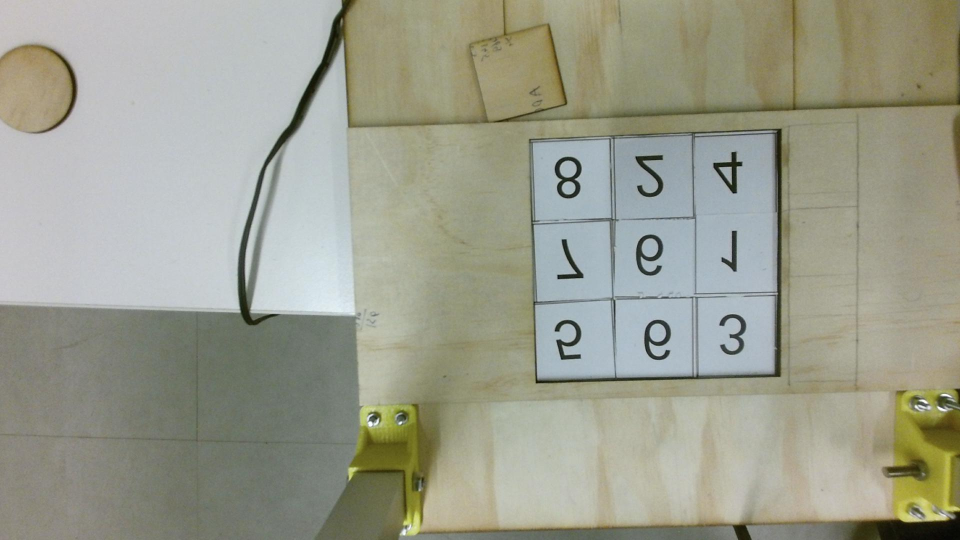
%> input picture Mohammad/TestImage.jpg, 1920 x 1080 px (shown at 1/2 size)
$ octave --eval "result = scanBlockB(imread('TestImage.jpg'));"   (GNU Octave 9; MATLAB toolbox functions it lacks are replaced by stand-ins)
%> lines starting %> are read from the running program, lines starting %| are printed output that depends on the picture
function [scannedNum] = scanBlockB(rgb)
I = rgb;
%> I is the input picture: size 1080x1920x3 uint8; mean R, G, B 155.4, 157, 141.6
idisp(I)
%> (this line was passed over: idisp is not available in this run)
I2 = imcrop(I,[1700 560 150 150]); %[initial u ,initial v,Length, width]
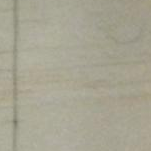
%> I2: size 151x151x3 uint8; mean R, G, B 167.6, 164.4, 146.5
% subplot(1,2,1)
figure;
idisp(I)
%> (this line was passed over: idisp is not available in this run)
title('Original Image')
% subplot(1,2,2)
figure;
idisp(I2)
%> (this line was passed over: idisp is not available in this run)
title('Cropped Image')
colorImage = I2;
%  colorImage = imread('testing.jpg');
I = rgb2gray(colorImage);
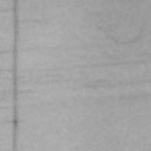
%> I: size 151x151 uint8; min 111, max 179, mean 163.2

% Detect MSER regions.
%> (the run ends here)

$ run again, on Mohammad/cali.jpg
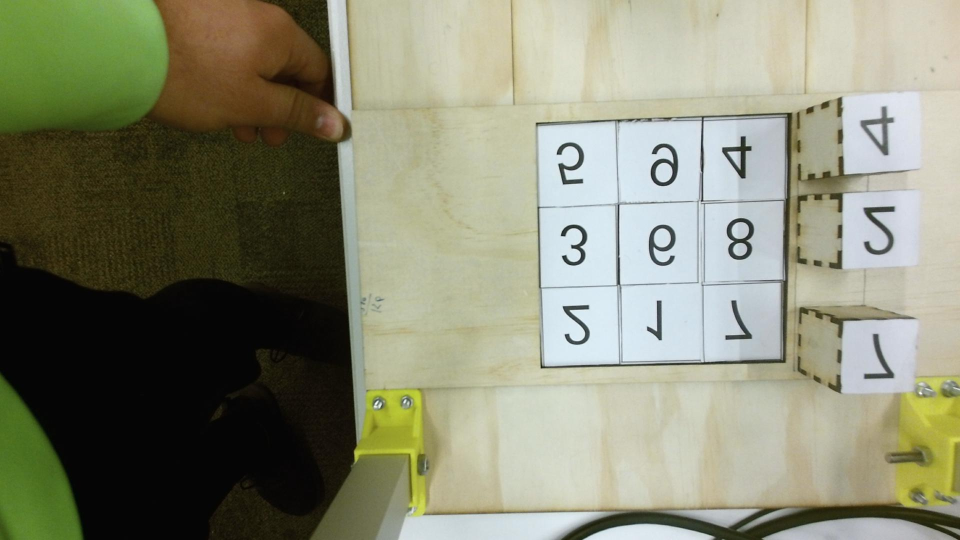
%> input picture Mohammad/cali.jpg, 1920 x 1080 px (shown at 1/2 size)
%> in scanBlockB, I is the input picture: size 1080x1920x3 uint8; mean R, G, B 135.5, 137.3, 115.5
%> in scanBlockB, `I2 = imcrop(I,[1700 560 150 150]);`:
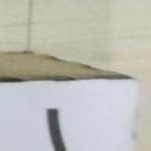
%> I2: size 151x151x3 uint8; mean R, G, B 189.8, 189.8, 182.9
%> in scanBlockB, `I = rgb2gray(colorImage);`:
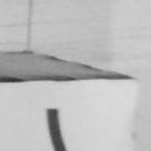
%> I: size 151x151 uint8; min 45, max 219, mean 189
